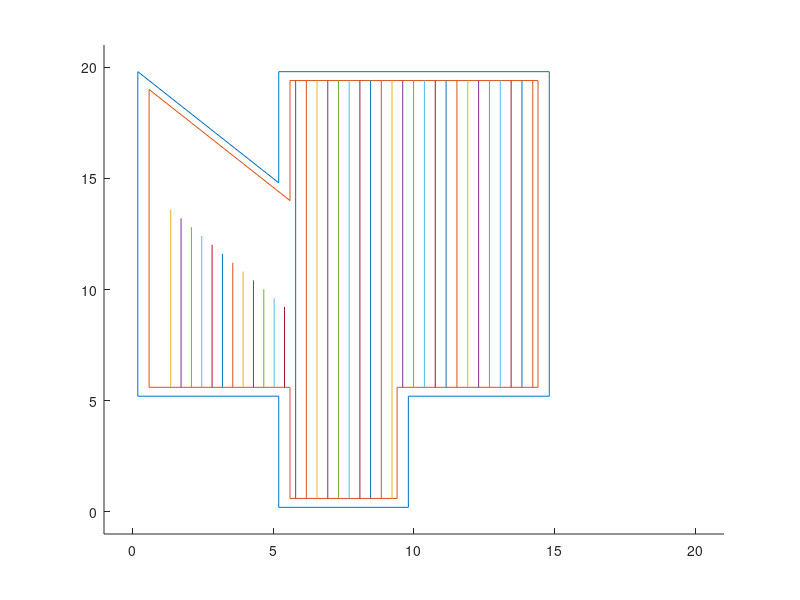

Here is the MATLAB script that generated this plot:
clear
clc

%% Initialization




%% Test Initial Shape
clear
clc
close all

noz = 0.4;

x = [0.2 0.2 5.2 5.2 14.8 14.8 9.8 9.8 5.2 5.2 0.2];
y = [5.2 19.8 14.8 19.8 19.8 5.2 5.2 0.2 0.2 5.2 5.2];

xdiff = max(x)-min(x);
ydiff = max(y)-min(y);

x2 = [];
y2 = [];
x3 = [];
y3 = [];


for i = 1:length(x)
   xref = x(i);
   yref = y(i);
   enter = 1;
   if xref == 0.2 && yref == 19.8 || xref == 5.2 && yref == 14.8
       x2 = [x2 xref+noz];
       y2 = [y2 yref-0.8];
       enter = 0;
   elseif xref <= xdiff/2
       x2 = [x2 xref+noz];
   else
       x2 = [x2 xref-noz];
   end
   if enter == 1
        if yref <= ydiff/2
            y2 = [y2 yref+noz];
        else
            y2 = [y2 yref-noz];
        end
   end
end

% x2 = [0.2 0.2 5.2 5.2 14.8 14.8 9.8 9.8 5.2 5.2 0.2];
% y2 = [5.2 19.5 14.5 19.8 19.8 5.2 5.2 0.2 0.2 5.2 5.2];
% x3 = [0.4 0.4 5.4 5.4 14.6 14.6 9.6 9.6 5.4 5.4 0.4];
% y3 = [5.4 19 14 19.6 19.6 5.4 5.4 0.4 0.4 5.4 5.4];
len = length(x);
x2store = [];
y2store = [];

% for i = 1:len
%     xcomp = x(i);
%     ycomp = y(i);
%     nozzle = 0.2;
% 
%     if xcomp - nozzle < min(x)
%         x2comp = xcomp + nozzle;
%     elseif xcomp + nozzle > max(x)
%         x2comp = xcomp - nozzle;
%     else
%         x2comp = xcomp + nozzle;
%     end
%     
%     if ycomp - nozzle < min(y)
%         y2comp = ycomp + nozzle;
%     elseif ycomp + nozzle > max(y)
%         y2comp = ycomp - nozzle;
%     else
%         y2comp = ycomp + nozzle;
%     end
% x2store = [x2store x2comp];
% y2store = [y2store y2comp];
% end
pstore = [];

for n = 1:10
    if x(n+1)-x(n) == 0
        p = 1;
    end
    p = polyfit([x(n+1) x(n)],[y(n+1) y(n)],1);
    pstore = [pstore ; p]
end

% for k = 0.2:0.2:50
%     infill = -x + k
%     func1 =




zstore = [];
mult = 0;
for i = 0.2:0.2:10
    mult = 1 + mult;
    z = [];
    for j = 1:len
        zcomp = 0.2*mult;
        z = [z zcomp];
    end
zstore = [zstore ; z];
end

% figure
% plot3(x,y,zstore,x2,y2,zstore,x3,y3,zstore)
% xlim([-1 21])
% ylim([-1 21])
% zlim([0 11])

figure
hold on
plot(x,y)
plot(x2,y2)
%plot(x3,y3)
%plot(xref,yref)
xlim([-1 21])
ylim([-1 21])


% xvec = min(x2):0.2:max(x2)
% yvec = min(y2):0.2:max(y2)
% figure
% hold on
% for i = 1:73
%     plot(xvec(i+1),yvec(i+1),xvec(i),yvec(i))
% end

vec1 = linspace(0.4,5.4,round(5/0.4));%[0.4:0.4:5.4];
vec2 = linspace(5.4,10.4,round(5/0.4));%[5.4:0.4:10.4];

vec3 = linspace(5.4,9.6,round((9.6-5.4)/0.4));%[5.4:0.4:9.6];
vec4 = linspace(0.4,5.4,round((5.4-0.4)/0.4));%[0.4:0.4:5.4];

% vec5 = [5.4:0.4:9.6];
% vec6 = [0.4:0.4:5.6];
% 
% for i = 1:length(vec1)-1
%     plot([vec1(i+1) vec1(1)],[vec2(1) vec2(i+1)])
% end
% 
% for i = 1:length(vec3)-1
%     plot([vec3(i+1) vec3(1)],[vec4(1) vec4(i+1)])
% end
% 
% for i = 1:length(vec5)-1
%     plot([vec5(i+1) vec5(1)],[vec6(1) vec6(i+1)])
% end
% % plot([0.4 0.2],[5.2 5.4])
% 
% startx = 0.8;
% starty = 5.8;

% vec1 = [0.4:0.4:5.4];
% m = (14-19)/(5.4-0.4)
% b = 40;
% vec2 = m.*vec1 +b;

x1y1 = [1 19];
x2y2 = [5.6 14];
v = x2y2 - x1y1
n = sqrt((x1y1(1)-x2y2(1))^2+((x1y1(2)-x2y2(2))^2))
u = v/n
pstore = [];

dist = (x2y2(1)-x1y1(1))/12/sind(45);
layer = 0.2;

for i = 1:12
    p1 = [x1y1(1) x2y2(2)] + dist*i*[u(1) u(2)]
    pstore = [pstore ; p1];
    if i == 1
        %plot([x1y1(1) p1(1)],[x1y1(2) p1(2)])
    else
      % plot([pstore(i-1,1) p1(1)],[pstore(i-1,2) p1(2)]) 
    end
end

line = x2y2(1);

for i = 1:12
     plot([pstore(i,1) pstore(i,1)],[line pstore(i,2)])
end

x1 = 5.8;
x2 = 9.6;
y1 = 0.6;
y2 = 19.4;
 numlines = (9.6-5.8)/0.4;
 dist2 = (x2-x1)/ceil(numlines);
 xsto1 = x1:dist2:x2;
 
 for i = 1:ceil(numlines)
     plot([xsto1(i) xsto1(i)],[y1 y2])
 end
 
x12 = 9.6;
x22 = 14.6;
y12 = 5.6;
y22 = 19.4;
 numlines2 = (x22-x12)/0.4;
 dist3 = (x22-x12)/ceil(numlines2);
 xsto2 = x12:dist3:x22;
 
 for i = 1:ceil(numlines2)
     plot([xsto2(i) xsto2(i)],[y12 y22])
 end
 
 
 
